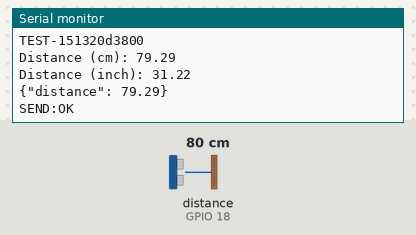
This sketch was run on a simulated ESP32. On the bench: the last lines printed to the serial monitor. Wiring (inferred from the names in the program): ultrasonic range finder: trigger GPIO 5; echo GPIO 18. Inputs (shaded band) come from the test bench; at power-on: distance to the obstacle (sensor on GPIO 18) 80 cm. The echo pulse lasts 58.3 µs per cm; WiFi joins after 1.5 s; servers stay silent unless stated; random numbers use the default seed unless the sketch sets one; no MQTT or app messages arrive unless stated.

Above: at 2.7 s.
2.8 s: distance to the obstacle (sensor on GPIO 18) set to 2 cm
At 5.2 s:
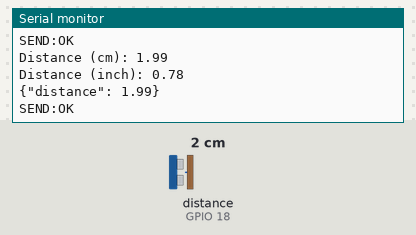
5.6 s: distance to the obstacle (sensor on GPIO 18) set to 4 cm
At 8.0 s:
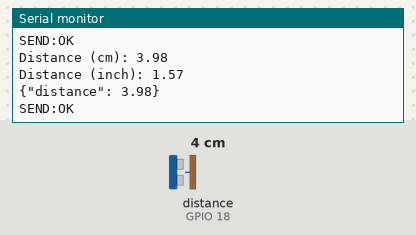
Timing chart, 0 to 9.5 s (numbered marks = the images above; inputs shaded):
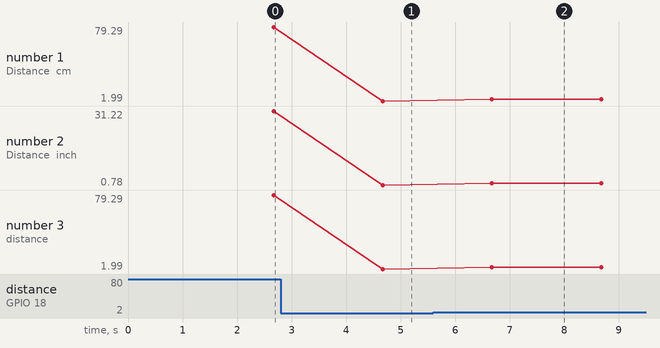

Measured:
- after the input at 2.8 s, the serial monitor: prints a new line after 1.9 s (image 1)
- after the input at 5.6 s, the serial monitor: prints a new line after 1.1 s (image 2)
- plotted number 1: 79.29 → 1.99 after the input at 2.8 s, 1.99 → 3.98 after the input at 5.6 s
- plotted number 2: 31.22 → 0.78 after the input at 2.8 s, 0.78 → 1.57 after the input at 5.6 s
- plotted number 3: 79.29 → 1.99 after the input at 2.8 s, 1.99 → 3.98 after the input at 5.6 s

The sketch:

ESP32_ULTRASONIC_Wifi_Mqtt.ino
```cpp
#include <Arduino.h>
#include <WiFi.h>
#include <Wire.h>
#include <MQTT.h>

// MQTT Credentials
#define MQTT_USERNAME "slnp_device_1"
#define MQTT_PASSWORD "slnp_device_1"

#define PUB_TOPIC "sub/slnp/test"     // "sub/1119/tester2/tesingdev2/v3/pub"

//define sound speed in cm/uS
#define SOUND_SPEED 0.034
#define CM_TO_INCH 0.393701

// WIFI credentials SSID/Password combination
const char* ssid = "MenaMega";
const char* password = "Shobana01";


const char* mqtt_server = "broker.hivemq.com";
const uint16_t mqtt_port = 1883;

WiFiClient espClient;
MQTTClient client;

String clientId = "";
char setmsg[50];

const int trigPin = 5;
const int echoPin = 18;

long duration;
float distanceCm;
float distanceInch;

void setup() {
  Serial.begin(115200); // Starts the serial communication
  pinMode(trigPin, OUTPUT); // Sets the trigPin as an Output
  pinMode(echoPin, INPUT); // Sets the echoPin as an Input

  setup_wifi();
  client.begin(mqtt_server, mqtt_port, espClient);
//  client.setCallback(callback);
}

void loop() {
  if (client.connected()) {
    client.loop();
  }else{
    Serial.println(F("Connecting MQTT..."));
    ConnectToMQTT();
    delay(100);
  }
  delay(1000);

  // Clears the trigPin
  digitalWrite(trigPin, LOW);
  delayMicroseconds(2);
  // Sets the trigPin on HIGH state for 10 micro seconds
  digitalWrite(trigPin, HIGH);
  delayMicroseconds(10);
  digitalWrite(trigPin, LOW);

  // Reads the echoPin, returns the sound wave travel time in microseconds
  duration = pulseIn(echoPin, HIGH);

  // Calculate the distance
  distanceCm = duration * SOUND_SPEED/2;

  // Convert to inches
  distanceInch = distanceCm * CM_TO_INCH;

  // Prints the distance in the Serial Monitor
  Serial.print("Distance (cm): ");
  Serial.println(distanceCm);
  Serial.print("Distance (inch): ");
  Serial.println(distanceInch);
  //client.publish("slnp/distance", distanceCm);
  publishEvent(distanceCm);

  delay(1000);
}

void setup_wifi() {
  delay(10);
  // We start by connecting to a WiFi network
  Serial.println();
  Serial.print("Connecting to ");
  Serial.println(ssid);

  WiFi.begin(ssid, password);

  while (WiFi.status() != WL_CONNECTED) {
    delay(500);
    Serial.print(".");
  }

  Serial.println("");
  Serial.println("WiFi connected");
  Serial.println("IP address: ");
  Serial.println(WiFi.localIP());
}

boolean ConnectToMQTT(){
  randomSeed(analogRead(34)); //analog pin 34 used to genarate random number
  clientId = "TEST-" + String(millis()) + String(random(0, 100000000), HEX);
    Serial.println(clientId);
  if (!client.connect(clientId.c_str(), MQTT_USERNAME, MQTT_PASSWORD)){
    Serial.println(F("MQTT fail"));
    return false;
  }
//  Serial.println(SUB_TOPIC);
  //mqtt.subscribe(SUB_TOPIC);
  return client.connected();
}

void publishEvent(float distance){
  sprintf(setmsg,"{\"distance\": %.2f}",distance);
  if (!client.publish(PUB_TOPIC, setmsg)){
    Serial.println(F("Failed."));
  }else{
    Serial.println(setmsg);
    Serial.println(F("SEND:OK"));
  }
}
```
